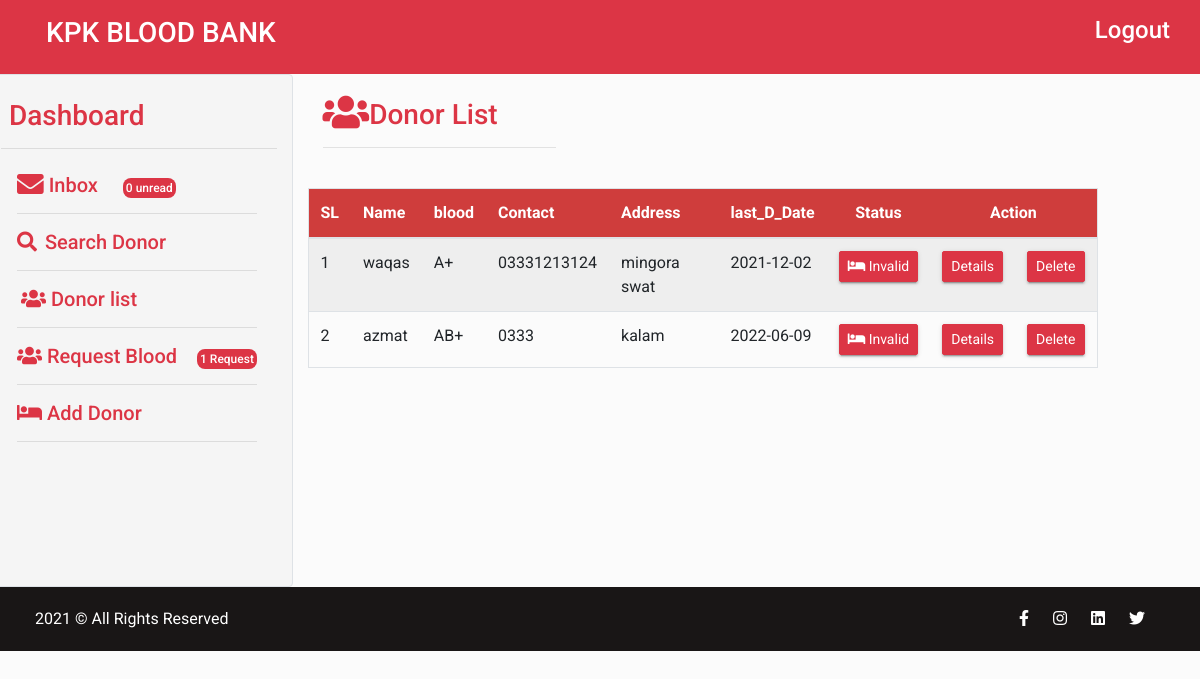
Page /admin_donor_list.php (signed in) on the committed database.
### tables this page shows
CREATE TABLE IF NOT EXISTS `blood_donor` (
  `id` int(11) NOT NULL AUTO_INCREMENT,
  `name` varchar(50) NOT NULL,
  `father_name` varchar(50) NOT NULL,
  `blood` varchar(10) NOT NULL,
  `gender` varchar(10) NOT NULL,
  `weight` int(3) NOT NULL,
  `dob` date NOT NULL,
  `contact` varchar(14) NOT NULL,
  `city` varchar(20) NOT NULL,
  `address` varchar(200) NOT NULL,
  `last_d_date` date NOT NULL,
  `created_at` datetime NOT NULL DEFAULT CURRENT_TIMESTAMP,
  `status` int(1) NOT NULL DEFAULT '1',
  PRIMARY KEY (`id`)
);

### admin_donor_list.php (the view, shortened to what this page needs)
<?php
include('configuration.php');
?>
<!doctype html>
<html lang="en">
<?php include('head.php')?>
<body>
     <?php
  include ('admin_header.php');
  ?>
<section class="container-fluid">
    <div class="container-fluid">
      <div class="dashboard-row row">
    <?php include('dashboard_side_nav.php');?>
<div class="col-sm-8">
<br>
       <div class="col-sm-4" >
		    	<h3 class="text-danger"><i class="fa fa-users fa-lg"></i>Donor List</h3><hr>
            </div>
        <br>
  <div class="table-responsive" >
  <table class="table table-striped bg-light-grey border rounded-right ">
   <thead style="background-color:#cf3d3c; color:white;">
    <tr>
              <th scope="col" >SL</th>
               <th colspan="1" >Name</th>
                <th scope="col" >blood</th>
                  <th scope="col" >Contact</th>
                   <th scope="col" >Address</th>
                   <th colspan="1" >last_D_Date</th>
                    <th class="text-center" scope="col" >Status</th>
                     <th class="text-center" colspan="2">Action</th>
    </tr>
   </thead>
   <tbody>
      <?php
    $no = 1;
    $select  = "SELECT * FROM Blood_donor ";
    $select_run = mysqli_query($con,$select);
           while($row = mysqli_fetch_assoc($select_run))
           {
               $name = $row['name'];
               $blood = $row['blood'];
               $Contact = $row['contact'];
               $address = $row['address'];
               $last_d_date = $row['last_d_date'];
               ?>
               <tr>
               <td><?php  echo $no++ ?> </td>
               <td><?php  echo $name;?> </td>
               <td><?php  echo $blood;?></td>
               <td><?php  echo $Contact;?></td>
               <td><?php  echo $address;?></td>
               <td><?php  echo $last_d_date;?></td>
               <td class="col-1">
                        <?php if ($row['status'] =='0'):  ?>
                          <a href="#" class="btn btn-success  btn-sm col-sm-12 "> <i class="fa fa-bed mr-2" ></i> Valid  </a>
                        <?php else: ?>
                          <a href="#" class="btn btn-danger btn-sm "><i class="fa fa-bed"></i> Invalid</a>
                          <?php endif ?>
                       </td>
                      <td>
                        <a href="admin_Donor_details.php?id= <?php echo  $row['id']; ?>" class="btn btn-danger btn-sm ">Details</a>
                      </td>
               <td><a href="admin_del_donor.php?id= <?php echo  $row['id']; ?>" class="btn btn-danger btn-sm"> Delete</a></td>
             </tr>
             <?php   } ?>
          </tbody>
        </table>
        </div>
	</div>
</div>
</div>
</section>
<?php include('admin_footer.php'); ?>
</body>
</html>

### head.php (shortened to what this page needs)
<head>
    <link rel="stylesheet" href="https://stackpath.bootstrapcdn.com/bootstrap/4.5.2/css/bootstrap.min.css">
    <link rel="stylesheet" href="assets/css/bootstrap.min.css">
    <link rel="stylesheet" href="assets/css/all.min.css">
    <link rel="stylesheet" href="assets/plugins/slider/css/owl.carousel.min.css">
    <link rel="stylesheet" href="assets/plugins/slider/css/owl.theme.default.css">
    <link rel="stylesheet" type="text/css" href="assets/css/style.css" />
    <link rel="stylesheet" href="assets/css/bootstrap.min.css">
    <link rel="stylesheet" href="assets/css/fontawsom-all.min.css">
    <link rel="stylesheet" type="text/css" href="kpkbbLogin/assets/css/style.css" />
    <link rel="stylesheet" href="https://maxcdn.bootstrapcdn.com/bootstrap/4.0.0/css/bootstrap.min.css">
    <link rel="stylesheet" href="https://cdnjs.cloudflare.com/ajax/libs/font-awesome/5.15.2/css/all.min.css">
    <link rel="stylesheet" href="assets/css/style.css">
</head>

### admin_header.php (shortened to what this page needs)
<header>
        <div class="container-fluid bg-danger">
            <div class="container">
              <div class="row">
                 <div class="col-lg-6 ">
                   <h3 class="p-3 text-white">KPK BLOOD BANK</h3>
                 </div>
                 <div class="col-lg-6">
                   <h4 class=" float-right pt-3 "> <a class="text-white" href="admin_logout.php" > Logout </a></h4>
                 </div>
             </div>
           </div>
          </div>
  </header>

### dashboard_side_nav.php (shortened to what this page needs)
<?php
include("configuration.php");
$select = "select * from request_blood";
$result = mysqli_query($con, $select);
$request_count = mysqli_num_rows($result);
$date = date("Y-m-d");
$inbox  = "SELECT * FROM messages WHERE created_at LIKE '%$date%' AND status = 'not seen'";
$inbox_result = mysqli_query($con, $inbox);
$message_count = mysqli_num_rows($inbox_result);
?>
<div class="col-md-3  bg-light-grey border rounded-right" style="background-color: #f5f5f5;">
    <br>
    <div>
        <h3><a href="dashboard.php" class="text-danger ml-2 "> Dashboard </a> </h3>
        <hr>
        <nav class="navbar side-nav bg-grey-light">
            <ul class="list-none">
                <li class="h5">
                    <a href="admin_inbox.php" class="text-danger"><i class="fa fa-envelope fa-lg ">
                        </i> Inbox <span style=" border-radius: 8px 8px 8px;background:#dc3545;  1px solid red;
      color:white; margin-left:20px; padding:3px; font-size:12px">
                            <?php echo $message_count; ?> unread</span> </a>
                </li>
                <hr>
                <li class="h5">
                    <a href="admin_search_donor.php" class="text-danger ml"><i class="fa fa-search mr-2  "></i>Search Donor</a>
                </li>
                <hr>
                <li class="h5">
                    <a href="admin_donor_list.php" class="text-danger ml-1 "><i class="fa fa-users "></i> Donor list</a>
                </li>
                <hr>
                <li class="h5">
                    <a href="admin_request.php" class="text-danger h5"><i class="fa fa-users "></i> Request Blood <span style=" border-radius: 8px 8px 8px;
  background:#dc3545;  1px solid red; color:white; margin-left:15px; padding:3px; font-size:12px "> <?php echo $request_count; ?> Request</span></a>
                </li>
                <hr>
                <li class="h5">
                    <a href="admin_add_donor.php" class="text-danger"><i class="fa fa-bed "></i> Add Donor</a>
                </li>
                <hr>
            </ul>
        </nav>
    </div>
    <br><br><br><br><br>
</div>

### admin_footer.php
<div class="copy">
   <div class="container">
       <a href="https://www.smarteyeapps.com/">2021 &copy; All Rights Reserved</a>
       <span>
         <a><i class="fab fa-facebook-f"></i></a>
        <a><i class="fab fa-instagram"></i></a>
        <a><i class="fab fa-linkedin"></i></a>
        <a><i class="fab fa-twitter"></i></a>
   </span>
   </div>
</div>

### assets/css/style.css (style rules this page uses)
* { margin: 0px; padding: 0px; list-style: none; }
a { text-decoration: none; outline: none; color: #444; }
ul { margin-bottom: 0; padding-left: 0; }
html, body { height: 100%; }
::placeholder { color: #747f8a !important; font-size: 13px; opacity: .5 !important; }
.container-fluid { padding: 0px; }
h1, h2, h3, h4, h5, h6 { font-family: 'Roboto', sans-serif; color: #545454; }
body { background-color: #f1f1f145 !important; font-family: 'Roboto', sans-serif; color: #6A6A6A; overflow-x: hidden; }
.btn { box-shadow: 0 3px 1px -2px rgba(0, 0, 0, 0.2), 0 2px 2px 0 rgba(0, 0, 0, 0.14), 0 1px 5px 0 rgba(0, 0, 0, 0.12); border-radius: 2px; }
.container { max-width: 1170px; }
.copy { padding: 20px; background-color: #191616; color: #FFF; }
.copy a { color: #FFF; }
.copy span { float: right; }
.copy span i { margin-right: 20px; }

### rows in the picture
blood_donor: name "waqas", blood "A+", contact "03331213124", address "mingora swat", last_d_date "2021-12-02", status 1 (drawn)
blood_donor: name "azmat", blood "AB+", contact "0333", address "kalam", last_d_date "2022-06-09", status 1 (drawn)

### other values in the picture
$message_count "0"
$request_count "1"
